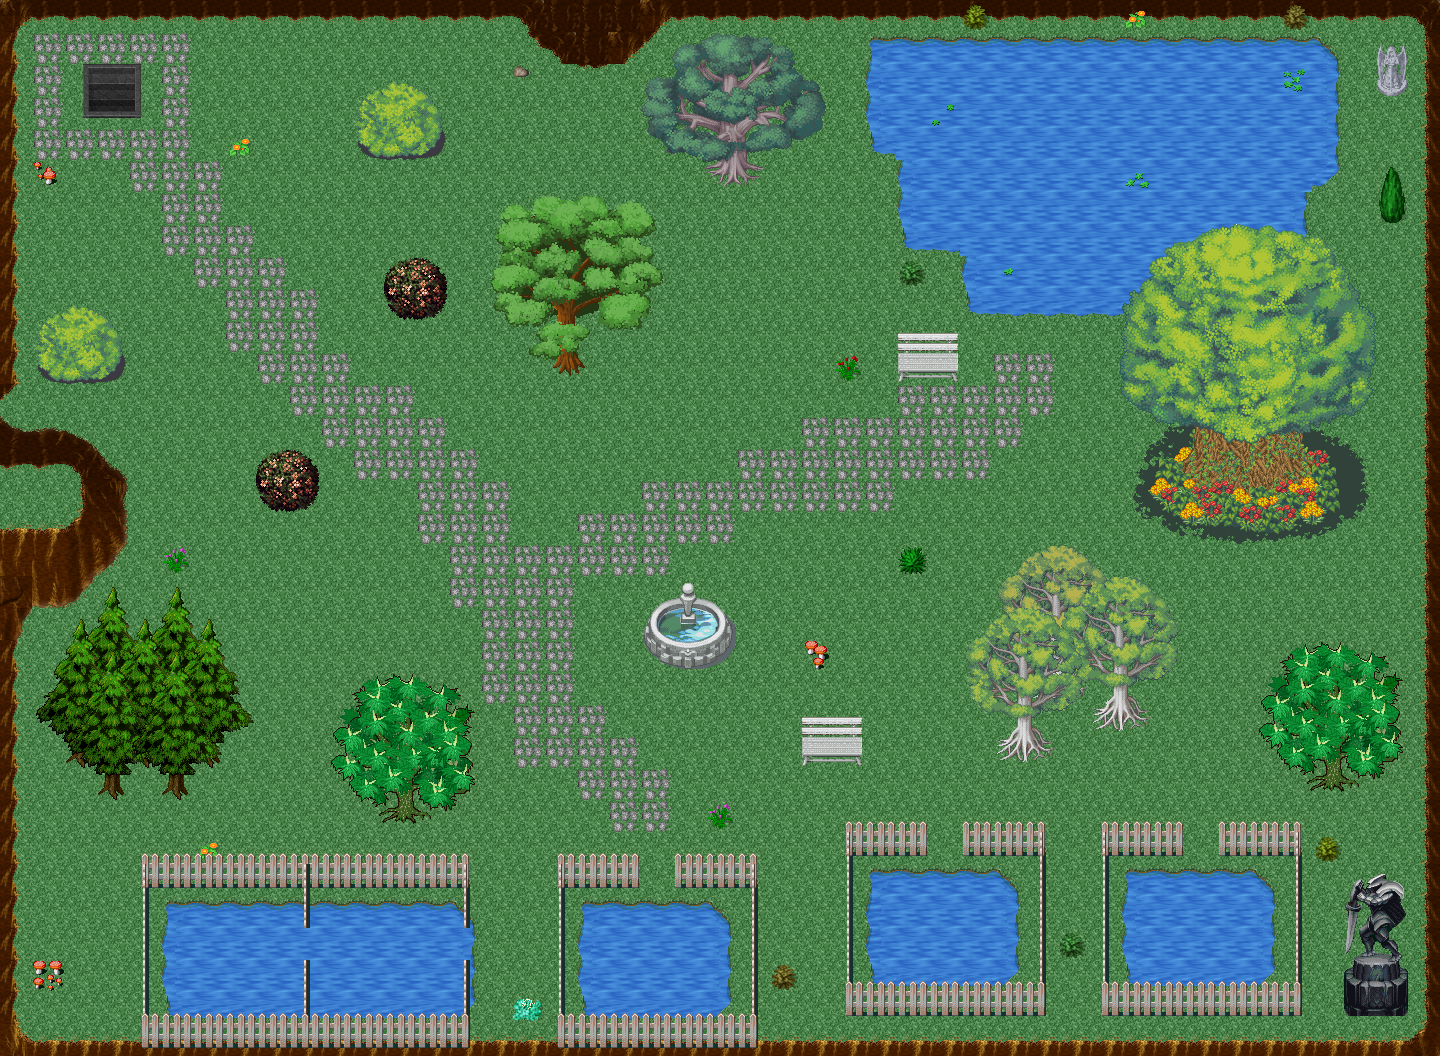

The image is a tile-based game level rendered from a .tmx file. Its description and source (layers, tilesets, objects; grid data summarised) follow:
An orthogonal 45x33 tile map with 32x32 px tiles, 5 tile layers (0_floor, 1_terrain, 2_object, 3_roof, ...), 2 hidden layers not drawn, 25 tilesets.

<map version="1.2" tiledversion="1.2.2" orientation="orthogonal" renderorder="right-down" width="45" height="33" tilewidth="32" tileheight="32" infinite="0" nextlayerid="8" nextobjectid="1">
 <tileset firstgid="1" name="grunt" tilewidth="32" tileheight="32" tilecount="33" columns="3">
  <image source="../../tileset/ground/ground.png" width="96" height="352" />
 </tileset>
 <tileset firstgid="34" name="woda_zarys" tilewidth="32" tileheight="32" tilecount="27" columns="9">
  <image source="../../tileset/ground/water/pool_grassy.png" width="288" height="96" />
 </tileset>
 <tileset firstgid="61" name="kamienie" tilewidth="32" tileheight="32" tilecount="1" columns="1">
  <image source="../../tileset/ground/cobbled_paving.png" width="32" height="32" />
 </tileset>
 <tileset firstgid="62" name="statula" tilewidth="32" tileheight="32" tilecount="20" columns="4">
  <image source="../../tileset/item/statue/swordsman.png" width="128" height="160" />
 </tileset>
 <tileset firstgid="82" name="kamienie1" tilewidth="32" tileheight="32" tilecount="3" columns="1">
  <image source="../../tileset/ground/rock/pebbles.png" width="32" height="96" />
 </tileset>
 <tileset firstgid="85" name="woda" tilewidth="32" tileheight="32" tilecount="24" columns="3">
  <image source="../../tileset/ground/water/water.png" width="96" height="256" />
 </tileset>
 <tileset firstgid="109" name="statula" tilewidth="32" tileheight="32" tilecount="6" columns="3">
  <image source="../../tileset/item/statue/metal_and_stone.png" width="96" height="64" />
 </tileset>
 <tileset firstgid="115" name="kolizja" tilewidth="32" tileheight="32" tilecount="1" columns="1">
  <image source="../../tileset/logic/collision.png" width="32" height="32" />
 </tileset>
 <tileset firstgid="116" name="kwiaty" tilewidth="32" tileheight="32" tilecount="16" columns="4">
  <image source="../../tileset/plant/flower/flowers_mixed.png" width="128" height="128" />
 </tileset>
 <tileset firstgid="132" name="klab" tilewidth="32" tileheight="32" tilecount="4" columns="2">
  <image source="../../tileset/plant/bush/bush_pinks.png" width="64" height="64" />
 </tileset>
 <tileset firstgid="136" name="lawka" tilewidth="32" tileheight="32" tilecount="8" columns="2">
  <image source="../../tileset/furniture/chair/bench_white.png" width="64" height="128" />
 </tileset>
 <tileset firstgid="144" name="muchomory" tilewidth="32" tileheight="32" tilecount="14" columns="2">
  <image source="../../tileset/pol/natura/muchomorki.png" width="64" height="224" />
 </tileset>
 <tileset firstgid="158" name="schody" tilewidth="32" tileheight="32" tilecount="6" columns="3">
  <image source="../../tileset/building/stairs/grey_stone_stairs_down.png" width="96" height="64" />
 </tileset>
 <tileset firstgid="164" name="dzrzewo" tilewidth="32" tileheight="32" tilecount="30" columns="6">
  <image source="../../tileset/pol/natura/drzewa/tree_orzech2small.png" width="192" height="160" />
 </tileset>
 <tileset firstgid="194" name="ladne drzewo" tilewidth="32" tileheight="32" tilecount="80" columns="8">
  <image source="../../tileset/pol/natura/drzewa/spring_tree.png" width="256" height="320" />
 </tileset>
 <tileset firstgid="274" name="swierki" tilewidth="32" tileheight="32" tilecount="49" columns="7">
  <image source="../../tileset/pol/natura/drzewa/tree_swierk_las.png" width="224" height="224" />
 </tileset>
 <tileset firstgid="323" name="drzewko" tilewidth="32" tileheight="32" tilecount="36" columns="6">
  <image source="../../tileset/pol/natura/drzewa/drzewko5.png" width="192" height="192" />
 </tileset>
 <tileset firstgid="359" name="krzak" tilewidth="32" tileheight="32" tilecount="9" columns="3">
  <image source="../../tileset/pol/natura/drzewa/spring_bush.png" width="96" height="96" />
 </tileset>
 <tileset firstgid="368" name="dzewocyttrynowe" tilewidth="32" tileheight="32" tilecount="25" columns="5">
  <image source="../../tileset/pol/natura/drzewa/tree_limonka.png" width="160" height="160" />
 </tileset>
 <tileset firstgid="393" name="drzewka" tilewidth="32" tileheight="32" tilecount="49" columns="7">
  <image source="../../tileset/pol/natura/drzewa/drzewka1.png" width="224" height="224" />
 </tileset>
 <tileset firstgid="442" name="na wode" tilewidth="32" tileheight="32" tilecount="6" columns="2">
  <image source="../../tileset/plant/star_shaped_plants.png" width="64" height="96" />
 </tileset>
 <tileset firstgid="448" name="fontanna" tilewidth="32" tileheight="32" tilecount="72" columns="12">
  <image source="../../tileset/pol/fontanna2.png" width="384" height="192" />
 </tileset>
 <tileset firstgid="520" name="plotek" tilewidth="32" tileheight="32" tilecount="40" columns="8">
  <image source="../../tileset/pol/ogrodzenie/plotek.png" width="256" height="160" />
 </tileset>
 <tileset firstgid="560" name="protection" tilewidth="32" tileheight="32" tilecount="2" columns="2">
  <image source="../../tileset/logic/protection.png" width="64" height="32" />
 </tileset>
 <tileset firstgid="562" name="earth_dark" tilewidth="32" tileheight="32" tilecount="96" columns="12">
  <image source="../../tileset/ground/ridge/earth_dark.png" width="384" height="256" />
 </tileset>
 <layer id="1" name="0_floor" width="45" height="33">
  <data>[1485 cells, 1485 non-empty, 2 distinct tile ids]</data>
 </layer>
 <layer id="2" name="1_terrain" width="45" height="33">
  <data>[1485 cells, 439 non-empty, 75 distinct tile ids]</data>
 </layer>
 <layer id="3" name="2_object" width="45" height="33">
  <data>[1485 cells, 195 non-empty, 94 distinct tile ids]</data>
 </layer>
 <layer id="4" name="3_roof" width="45" height="33">
  <data>[1485 cells, 306 non-empty, 220 distinct tile ids]</data>
 </layer>
 <layer id="5" name="objects" width="45" height="33">
  <data>[1485 cells, 0 non-empty, 0 distinct tile ids]</data>
 </layer>
 <layer id="6" name="collision" width="45" height="33" visible="0">
  <data>[1485 cells, 334 non-empty, 1 distinct tile ids]</data>
 </layer>
 <layer id="7" name="protection" width="45" height="33" visible="0">
  <data>[1485 cells, 1485 non-empty, 1 distinct tile ids]</data>
 </layer>
</map>
